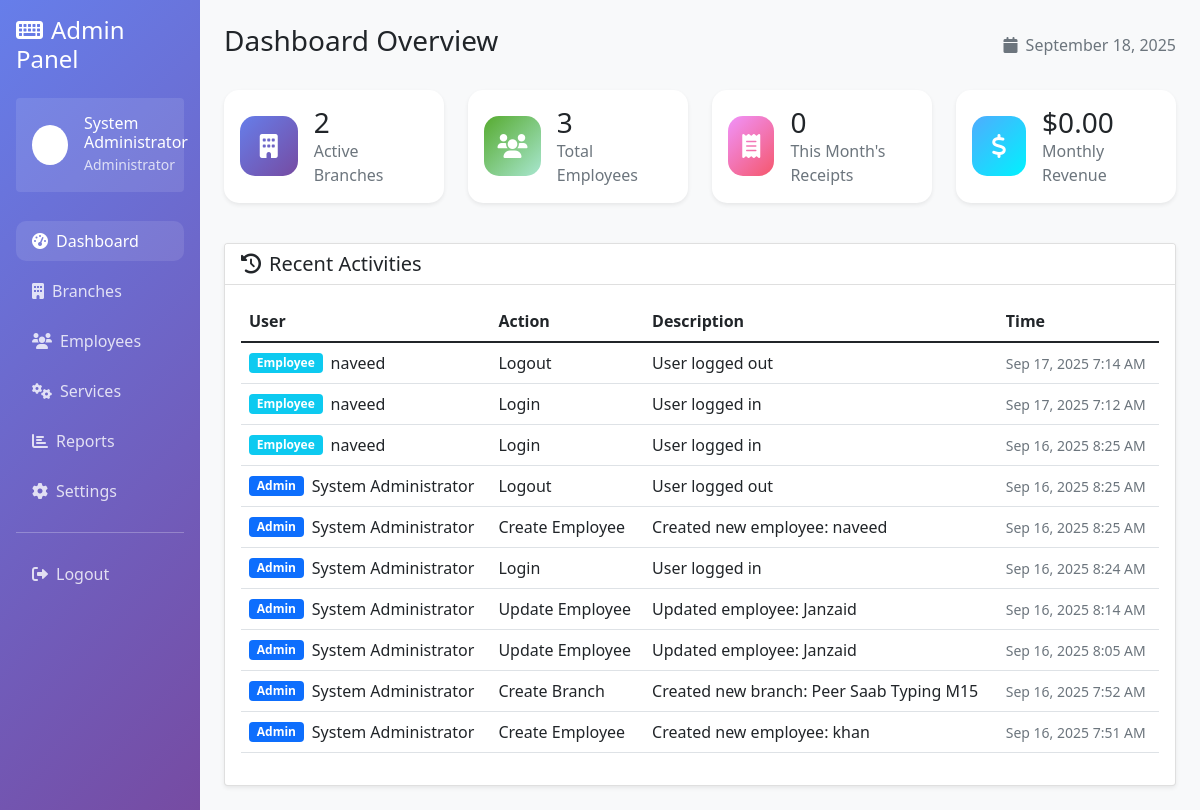
/admin/dashboard.php (signed in), run on an earlier commit of the app's database.
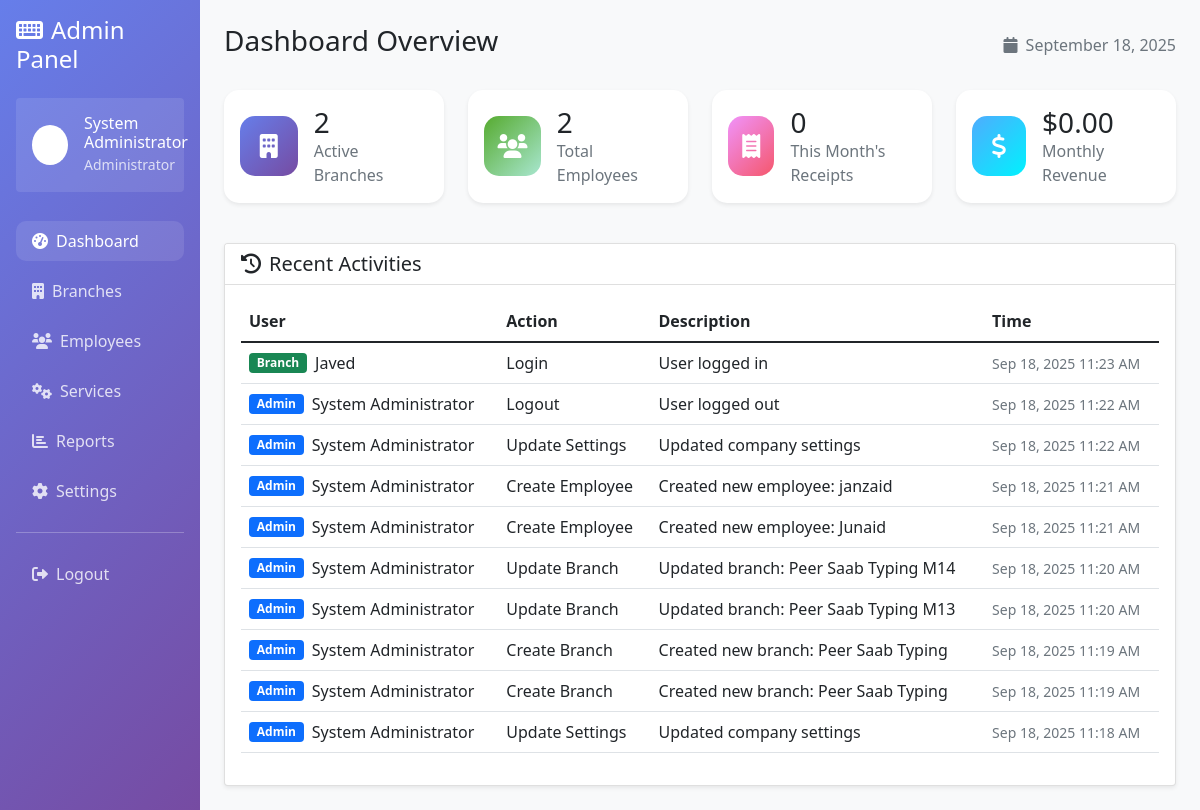
And on a later commit of the database.
### tables this page shows
CREATE TABLE activity_logs (
            id INTEGER PRIMARY KEY AUTOINCREMENT,
            user_type TEXT NOT NULL CHECK (user_type IN ('admin', 'branch', 'employee')),
            user_id INTEGER NOT NULL,
            action VARCHAR(100) NOT NULL,
            description TEXT,
            ip_address VARCHAR(45),
            created_at DATETIME DEFAULT CURRENT_TIMESTAMP
        );

### admin/dashboard.php (the view, shortened to what the changed rows need)
<?php
$database = new Database();
$db = $database->getConnection();
$stats = [];
$stmt = $db->query("SELECT COUNT(*) as count FROM branches WHERE status = 'active'");
$stats['branches'] = $stmt->fetch(PDO::FETCH_ASSOC)['count'];
$stmt = $db->query("SELECT COUNT(*) as count FROM employees WHERE status = 'active'");
$stats['employees'] = $stmt->fetch(PDO::FETCH_ASSOC)['count'];
$stmt = $db->query("SELECT COUNT(*) as count, COALESCE(SUM(total_amount), 0) as total FROM receipts WHERE strftime('%Y-%m', created_at) = strftime('%Y-%m', 'now')");
$monthly_data = $stmt->fetch(PDO::FETCH_ASSOC);
$stats['monthly_receipts'] = $monthly_data['count'];
$stats['monthly_revenue'] = $monthly_data['total'];
$stmt = $db->prepare("SELECT al.*,
    CASE
        WHEN al.user_type = 'admin' THEN a.full_name
        WHEN al.user_type = 'branch' THEN b.manager_full_name
        WHEN al.user_type = 'employee' THEN e.full_name
    END as user_name
    FROM activity_logs al
    LEFT JOIN admin a ON al.user_type = 'admin' AND al.user_id = a.id
    LEFT JOIN branches b ON al.user_type = 'branch' AND al.user_id = b.id
    LEFT JOIN employees e ON al.user_type = 'employee' AND al.user_id = e.id
    ORDER BY al.created_at DESC LIMIT 10");
$stmt->execute();
$recent_activities = $stmt->fetchAll(PDO::FETCH_ASSOC);
?>
<!DOCTYPE html>
<html lang="en">
<head>
    <link href="https://cdn.jsdelivr.net/npm/bootstrap@5.1.3/dist/css/bootstrap.min.css" rel="stylesheet">
    <link href="https://cdnjs.cloudflare.com/ajax/libs/font-awesome/6.0.0/css/all.min.css" rel="stylesheet">
</head>
<body>
    <div class="container-fluid">
        <div class="row">
            <div class="col-md-9 col-lg-10 p-4">
                <div class="d-flex justify-content-between align-items-center mb-4">
                    <h1 class="h3">Dashboard Overview</h1>
                </div>
                <div class="row mb-4">
                    <div class="col-md-3 mb-3">
                        <div class="card stat-card shadow-sm">
                            <div class="card-body d-flex align-items-center">
                                <div>
                                    <h3 class="mb-0"><?= $stats['employees'] ?></h3>
                                    <p class="text-muted mb-0">Total Employees</p>
                                </div>
                            </div>
                        </div>
                    </div>
                </div>
                <div class="row">
                    <div class="col-12">
                        <div class="card shadow-sm">
                            <div class="card-body">
                                <?php if (empty($recent_activities)): ?>
                                    <div class="text-center text-muted py-4">
                                        <i class="fas fa-inbox fa-3x mb-3"></i>
                                        <p>No recent activities found</p>
                                    </div>
                                <?php else: ?>
                                    <div class="table-responsive">
                                        <table class="table table-hover">
                                            <thead>
                                                <tr>
                                                    <th>User</th>
                                                    <th>Action</th>
                                                    <th>Description</th>
                                                    <th>Time</th>
                                                </tr>
                                            </thead>
                                            <tbody>
                                                <?php foreach ($recent_activities as $activity): ?>
                                                    <tr>
                                                        <td>
                                                            <div class="d-flex align-items-center">
                                                                <span class="badge bg-<?=
                                                                    $activity['user_type'] === 'admin' ? 'primary' :
                                                                    ($activity['user_type'] === 'branch' ? 'success' : 'info')
                                                                ?> me-2">
                                                                    <?= ucfirst($activity['user_type']) ?>
                                                                </span>
                                                                <?= htmlspecialchars($activity['user_name'] ?? 'Unknown') ?>
                                                            </div>
                                                        </td>
                                                        <td><?= htmlspecialchars($activity['action']) ?></td>
                                                        <td><?= htmlspecialchars($activity['description']) ?></td>
                                                        <td>
                                                            <small class="text-muted">
                                                                <?= date('M j, Y g:i A', strtotime($activity['created_at'])) ?>
                                                            </small>
                                                        </td>
                                                    </tr>
                                                <?php endforeach; ?>
                                            </tbody>
                                        </table>
                                    </div>
                                <?php endif; ?>
                            </div>
                        </div>
                    </div>
                </div>
            </div>
        </div>
    </div>
</body>
</html>

What changed in the data, as far as the page shows it:
removed activity_logs: user_type "Employee", user_name "naveed", action "Logout", description "User logged out", created_at "Sep 17, 2025 7:14 AM"
removed activity_logs: user_type "Employee", user_name "naveed", action "Login", description "User logged in", created_at "Sep 17, 2025 7:12 AM"
removed activity_logs: user_type "Employee", user_name "naveed", action "Login", description "User logged in", created_at "Sep 16, 2025 8:25 AM"
added activity_logs: user_type "Branch", user_name "Javed", action "Login", description "User logged in", created_at "Sep 18, 2025 11:23 AM"
added activity_logs: user_type "Admin", user_name "System Administrator", action "Logout", description "User logged out", created_at "Sep 18, 2025 11:22 AM"
changed activity_logs (number 3 of 10 on the later page): action "Logout" → "Update Settings"; description "User logged out" → "Updated company settings"; created_at "Sep 16, 2025 8:25 AM" → "Sep 18, 2025 11:22 AM"
changed activity_logs: description "Created new employee: naveed" → "Created new employee: janzaid"; created_at "Sep 16, 2025 8:25 AM" → "Sep 18, 2025 11:21 AM"
changed activity_logs: action "Login" → "Create Employee"; description "User logged in" → "Created new employee: Junaid"; created_at "Sep 16, 2025 8:24 AM" → "Sep 18, 2025 11:21 AM"
changed activity_logs: action "Update Employee" → "Update Branch"; description "Updated employee: Janzaid" → "Updated branch: Peer Saab Typing M14"; created_at "Sep 16, 2025 8:14 AM" → "Sep 18, 2025 11:20 AM"
changed activity_logs: action "Update Employee" → "Update Branch"; description "Updated employee: Janzaid" → "Updated branch: Peer Saab Typing M13"; created_at "Sep 16, 2025 8:05 AM" → "Sep 18, 2025 11:20 AM"
changed activity_logs (number 8 of 10 on the later page): description "Created new branch: Peer Saab Typing M15" → "Created new branch: Peer Saab Typing"; created_at "Sep 16, 2025 7:52 AM" → "Sep 18, 2025 11:19 AM"
changed activity_logs (number 9 of 10 on the later page): action "Create Employee" → "Create Branch"; description "Created new employee: khan" → "Created new branch: Peer Saab Typing"; created_at "Sep 16, 2025 7:51 AM" → "Sep 18, 2025 11:19 AM"
now on this page (row edited): activity_logs: user_type "Admin", user_name "System Administrator", action "Update Settings", description "Updated company settings", created_at "Sep 18, 2025 11:18 AM"
Also different on the page:
$stats['employees']: "3" → "2"
